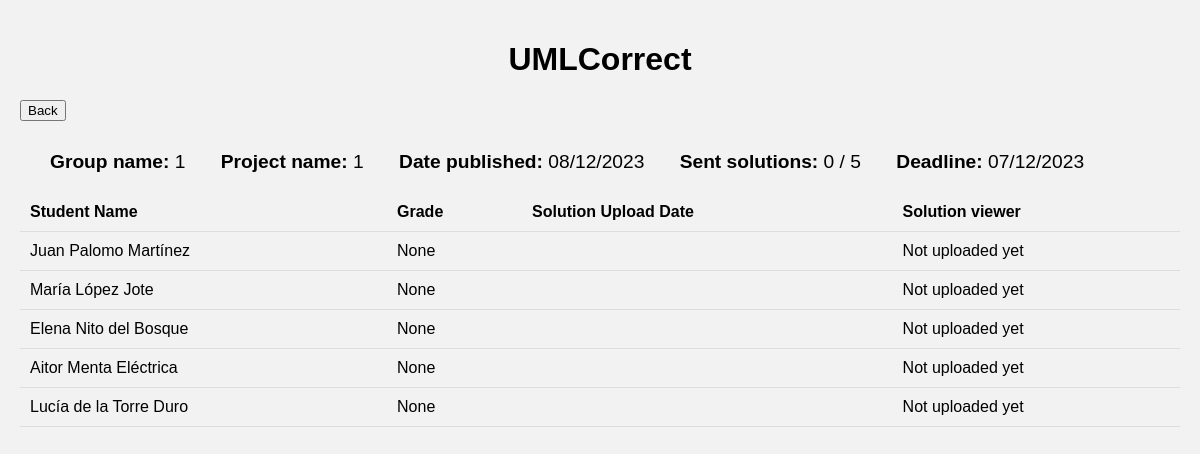
Screenshot of /professor/project/2/ (signed in) with the database file from the repository.
### webapp/models.py (models this page shows)
class Project(models.Model):
    publication_date = models.DateTimeField(null=True, blank=True)
    deadline = models.DateTimeField(null=True, blank=True)
    group_name = models.CharField(max_length=100,default="Not defined")
    project_name = models.CharField(max_length=100)
    solutions_total = models.SmallIntegerField(default=0)
    solutions_sent = models.SmallIntegerField(default=0)
    reference = models.FileField(upload_to="files/",validators=[validate_mdj])
    dir = models.CharField(unique=True,max_length=7)
    students_file = models.FileField(upload_to="files/",validators=[validate_excel], null=True, blank=True)
    reference_list = models.FileField(upload_to="files/",null=True,blank=True)
    given_list = models.FileField(upload_to="files/",null=True,blank=True)

class Student(models.Model):
    user = models.OneToOneField(User, on_delete=models.CASCADE)
    project = models.ForeignKey(Project, on_delete=models.DO_NOTHING,null=True, blank=True)
    grade = models.DecimalField(max_digits=4,decimal_places=2,null=True, blank=True)

### webapp/views.py (the view)
# urls.py: path("professor/project/<project_dir>/", views.solutions, name="project_solutions"),
def solutions(request, project_dir):
    auth_check = redirects(request)
    if auth_check:
        return auth_check
    template = loader.get_template("solutions.html")
    project = Project.objects.get(dir=project_dir)
    students = project.student_set.all()
    context = {"project": project, "students": students}
    return HttpResponse(template.render(context, request))

### webapp/views.py (called while the page is built)
def redirects(request):
    if not request.user.is_authenticated and not request.path == urls["login"]:
        return HttpResponseRedirect(urls["login"])
    if request.user.groups.filter(name=student_group).exists() and not request.path == urls["student"]:
        return HttpResponseRedirect(urls["student"])
    return False

### webapp/templates/solutions.html (shortened to what this page needs)
<!DOCTYPE html>
<html>
<head>
</head>
<body>
    <h1>UMLCorrect</h1>
    <form action="/professor">
        <input type="submit" value="Back" />
    </form>
    <div class="project-info">
        <span><b>Group name:</b> {{ project.group_name }}</span>
        <span><b>Project name:</b> {{ project.project_name }}</span>
        <span><b>Date published:</b> {{ project.publication_date|date:"d/m/Y" }}</span>
        <span><b>Sent solutions:</b> {{ project.solutions_sent }} / {{ project.solutions_total }}</span>
        <span><b>Deadline:</b> {{ project.deadline|date:"d/m/Y" }}</span>
    </div>
    <table>
        <tr>
            <th>Student Name</th>
            <th>Grade</th>
            <th>Solution Upload Date</th>
            <th>Solution viewer</th>
        </tr>
        {% for student in students %}
            <tr>
                <td>{{ student.user.first_name }} {{ student.user.last_name }}</td>
                <td>{{ student.grade }}</td>
                <td>{{ student.solution.solution_date }}</td>
                {% if student.solution %}
                <td><a href="/professor/project/{{ project.dir }}/{{ student.user.username }}/ ">View</a></td>
                {% else %}
                    <td>Not uploaded yet</td>
                {% endif %}
            </tr>
            {% endfor %}
    </table>
</body>
</html>

### webapp/templates/solutions.html (style rules this page uses)
body { font-family: Arial, sans-serif; background-color: #f2f2f2; margin: 0; padding: 20px; }
h1 { color: #000; text-align: center; }
table { width: 100%; border-collapse: collapse; margin-top: 20px; }
th, td { padding: 10px; text-align: left; border-bottom: 1px solid #ddd; }
span { margin-right:30px }
.project-info { margin-top: 30px; margin-left: 30px; font-size: larger; }

### rows the page displays
Project: group_name "1", project_name "1", publication_date "08/12/2023", solutions_sent "0", solutions_total "5", deadline "07/12/2023"
Student: user.first_name "Juan", user.last_name "Palomo Martínez", grade "None"
Student: user.first_name "María", user.last_name "López Jote", grade "None"
Student: user.first_name "Elena", user.last_name "Nito del Bosque", grade "None"
Student: user.first_name "Aitor", user.last_name "Menta Eléctrica", grade "None"
Student: user.first_name "Lucía", user.last_name "de la Torre Duro", grade "None"
